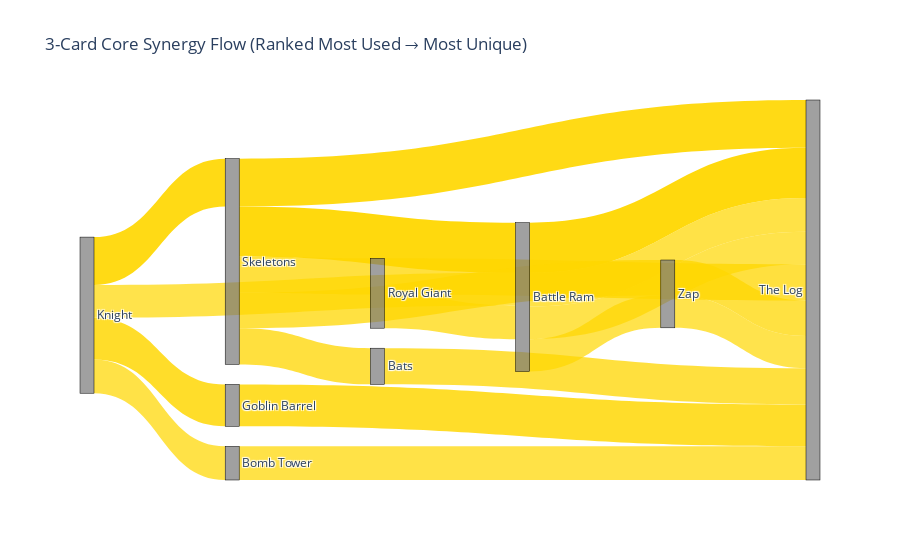

The cell this chart's notebook holds for it:
### Code cell
import pandas as pd
import numpy as np
import plotly.graph_objects as go
from tqdm.notebook import tqdm

# ================================
# Load 3-card core dataset
# ================================
core3 = pd.read_parquet("candidate_core3_top100.parquet")

# Take top 10 cores
topN = 10
core_top = core3.head(topN).copy()

# ================================
# Convert each core into sorted tuple (A,B,C)
# ================================
core_top["sorted"] = core_top.apply(
    lambda r: tuple(sorted([r.card1, r.card2, r.card3])),
    axis=1
)

# Map IDs → names
def safe_name(cid):
    return id_to_name.get(cid, f"Unknown_{cid}")

core_top["A"] = core_top["sorted"].apply(lambda x: safe_name(x[0]))
core_top["B"] = core_top["sorted"].apply(lambda x: safe_name(x[1]))
core_top["C"] = core_top["sorted"].apply(lambda x: safe_name(x[2]))

# ================================
# Compute overall card usage freq
# ================================
freq_counter = {}

for row in tqdm(core_top.itertuples(), total=len(core_top)):
    for cid in row.sorted:
        freq_counter[cid] = freq_counter.get(cid, 0) + row.count

# Convert to sorted ranking
freq_rank = {
    cid: rank
    for rank, (cid, _) in enumerate(
        sorted(freq_counter.items(), key=lambda x: -x[1])
    )
}

# Normalize ranks into Lanes (0 = most common)
# Only 3 lanes: 0 (meta), 1 (mid), 2 (unique)
cid_to_lane = {
    cid: min(freq_rank[cid] // 3, 2)
    for cid in freq_rank
}

# ================================
# Build node list
# ================================
nodes = sorted({safe_name(cid) for cid in freq_counter})
node_index = {name: i for i, name in enumerate(nodes)}

# Assign lanes for plotting order
lane_position = {
    safe_name(cid): cid_to_lane[cid] for cid in freq_counter
}

# Node x-position (forces structure)
node_xpos = [lane_position[name] * 0.33 for name in nodes]

# ================================
# Build Sankey Links
# ================================
sources = []
targets = []
values = []

print("Building Sankey links...")
for r in tqdm(core_top.itertuples(), total=len(core_top)):

    A, B, C = r.A, r.B, r.C
    w = r.count

    sources.append(node_index[A])  
    targets.append(node_index[B])
    values.append(w)

    sources.append(node_index[B])
    targets.append(node_index[C])
    values.append(w)

# ================================
# Plot Sankey (ranked left → right)
# ================================
fig = go.Figure(data=[go.Sankey(
    arrangement="snap",
    
    node=dict(
        pad=20,
        thickness=14,
        line=dict(color="black", width=0.5),
        label=nodes,
        x=node_xpos,
        color="rgba(120, 120, 120, 0.7)"
    ),
    
    link=dict(
        source=sources,
        target=targets,
        value=values,
        color=[
            f"rgba(255, 215, 0,{0.25 + 0.7*(v/max(values))})"
            for v in values
        ]
    )
)])

fig.update_layout(
    title_text="3-Card Core Synergy Flow (Ranked Most Used → Most Unique)",
    font_size=12,
    plot_bgcolor="white"
)

fig.show()

### Figure 1 — Plotly figure (JSON) as saved in the notebook; plotly's stock layout.template omitted (floating-point values rounded to 4 significant figures)
{"data": [{"arrangement": "snap", "link": {"color": ["rgba(255, 215, 0,0.95)", "rgba(255, 215, 0,0.95)", "rgba(255, 215, 0,0.9190026406662604)", "rgba(255, 215, 0,0.9190026406662604)", "rgba(255, 215, 0,0.8359638431850498)", "rgba(255, 215, 0,0.8359638431850498)", "rgba(255, 215, 0,0.7553422709729839)", "rgba(255, 215, 0,0.7553422709729839)", "rgba(255, 215, 0,0.7550578915295552)", "rgba(255, 215, 0,0.7550578915295552)", "rgba(255, 215, 0,0.7463843185049766)", "rgba(255, 215, 0,0.7463843185049766)", "rgba(255, 215, 0,0.7210745480398131)", "rgba(255, 215, 0,0.7210745480398131)", "rgba(255, 215, 0,0.7206479788746699)", "rgba(255, 215, 0,0.7206479788746699)", "rgba(255, 215, 0,0.7065711964249441)", "rgba(255, 215, 0,0.7065711964249441)", "rgba(255, 215, 0,0.7011679869997969)", "rgba(255, 215, 0,0.7011679869997969)"], "source": [6, 1, 4, 6, 4, 3, 6, 5, 6, 0, 6, 8, 5, 1, 4, 2, 4, 1, 1, 8], "target": [1, 7, 6, 7, 3, 7, 5, 7, 0, 7, 8, 7, 1, 7, 2, 7, 1, 7, 8, 7], "value": [4923, 4923, 4705, 4705, 4121, 4121, 3554, 3554, 3552, 3552, 3491, 3491, 3313, 3313, 3310, 3310, 3211, 3211, 3173, 3173]}, "node": {"color": "rgba(120, 120, 120, 0.7)", "label": ["Bats", "Battle Ram", "Bomb Tower", "Goblin Barrel", "Knight", "Royal Giant", "Skeletons", "The Log", "Zap"], "line": {"color": "black", "width": 0.5}, "pad": 20, "thickness": 14, "x": [0.66, 0.33, 0.66, 0.66, 0, 0.33, 0, 0, 0.33]}, "type": "sankey"}], "layout": {"font": {"size": 12}, "plot_bgcolor": "white", "title": {"text": "3-Card Core Synergy Flow (Ranked Most Used → Most Unique)"}}}
